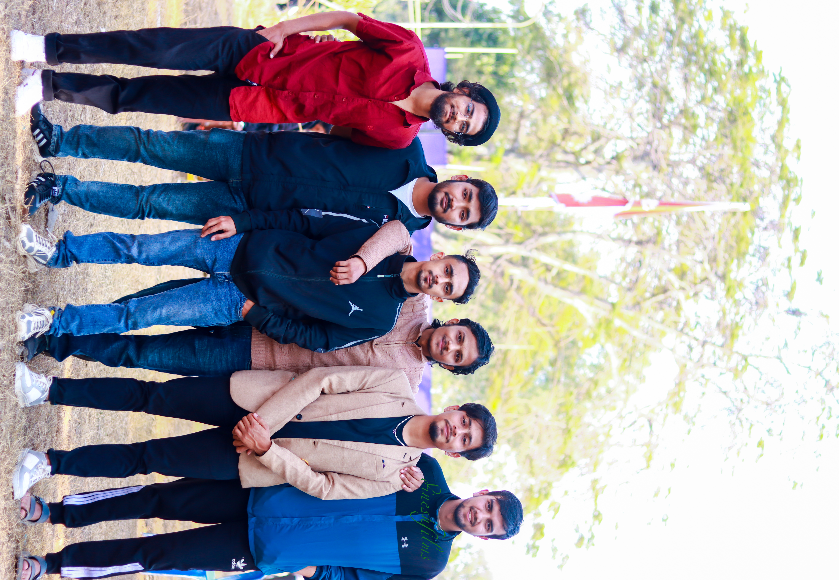
#> input picture new.png, 839 x 580 px, given in place of football2.jpg, which was not available
$ python objDetection.py
#> lines starting #> are read from the running program, lines starting #| are printed output that depends on the picture; pictures that were not available may be replaced by others from this repository, and a replacement may not be noted
import numpy as np
import cv2

img=cv2.imread("assets/football2.jpg",0)
#> img: shape (580, 839); min 1, max 255, mean 158.9
img=cv2.resize(img,(0,0),fx=0.25,fy=0.25)
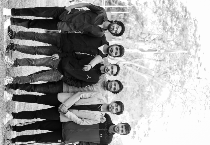
#> img: shape (145, 210); min 2, max 255, mean 159
template=cv2.imread("assets/croppedleg.jpg",0)
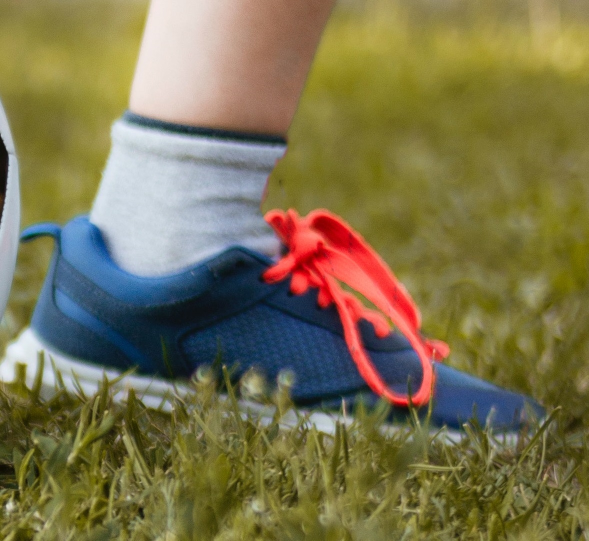
#> input picture assets/croppedleg.jpg, 1177 x 1081 px (shown at 1/2 size)
#> template: shape (1081, 1177); min 11, max 242, mean 114
template=cv2.resize(template,(0,0),fx=0.25,fy=0.25)
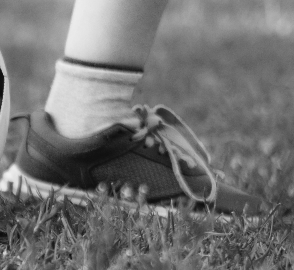
#> template: shape (270, 294); min 12, max 241, mean 114.1
h,w=template.shape
#> h = 270; w = 294

methods=[cv2.TM_CCOEFF,cv2.TM_CCOEFF_NORMED,cv2.TM_CCORR,cv2.TM_CCORR_NORMED,cv2.TM_SQDIFF,cv2.TM_SQDIFF_NORMED]

for method in methods:
  img2=img.copy()

  result=cv2.matchTemplate(img2,template,method)
  min_val,max_val,min_loc,max_loc=cv2.minMaxLoc(result)
  if method in [cv2.TM_SQDIFF,cv2.TM_SQDIFF_NORMED]:
    location=min_loc
  else:
    location=max_loc
  bottom_right=(location[0]+w,location[1]+h)
  cv2.rectangle(img2,location,bottom_right,255,5)
  cv2.imshow("image",img2)
  cv2.waitKey(0)
  cv2.destroyAllWindows()
#> this loop made 6 passes
#> (min_val, max_val, min_loc, location, bottom_right) on passes 1 to 4: (-52547676, 26507418, (11, 0), (34, 123), (328, 393)), (-0.445, 0.248, (11, 0), (35, 125), (329, 395)), (457925472, 635616640, (84, 125), (54, 0), (348, 270)), (0.715, 0.852, (0, 62), (65, 124), (359, 394))
#> (min_val, max_val, max_loc, location, bottom_right) on passes 5 to 6: (318016256, 497083008, (0, 62), (84, 4), (378, 274)), (0.44, 0.726, (0, 62), (72, 3), (366, 273))
#> pass 1, `result=cv2.matchTemplate(img2,template,method)`:
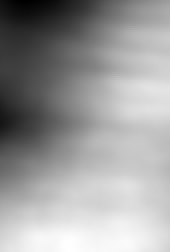
#> result: shape (126, 85) float32 (shown 2 times larger); min -52547676, max 26507418, mean -4092051.5; drawn with min black and max white
#> pass 1, `cv2.imshow("image",img2)`:
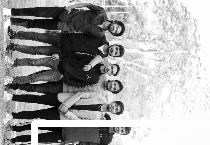
#> window 'image': shape (145, 210); min 2, max 255, mean 163.5
#> after the loop:
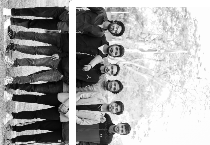
#> img2: shape (145, 210); min 2, max 255, mean 166.1
#> after the loop:
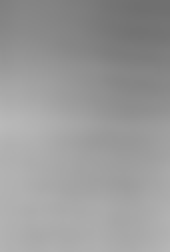
#> result: shape (126, 85) float32 (shown 2 times larger); min 0.44, max 0.726, mean 0.606
